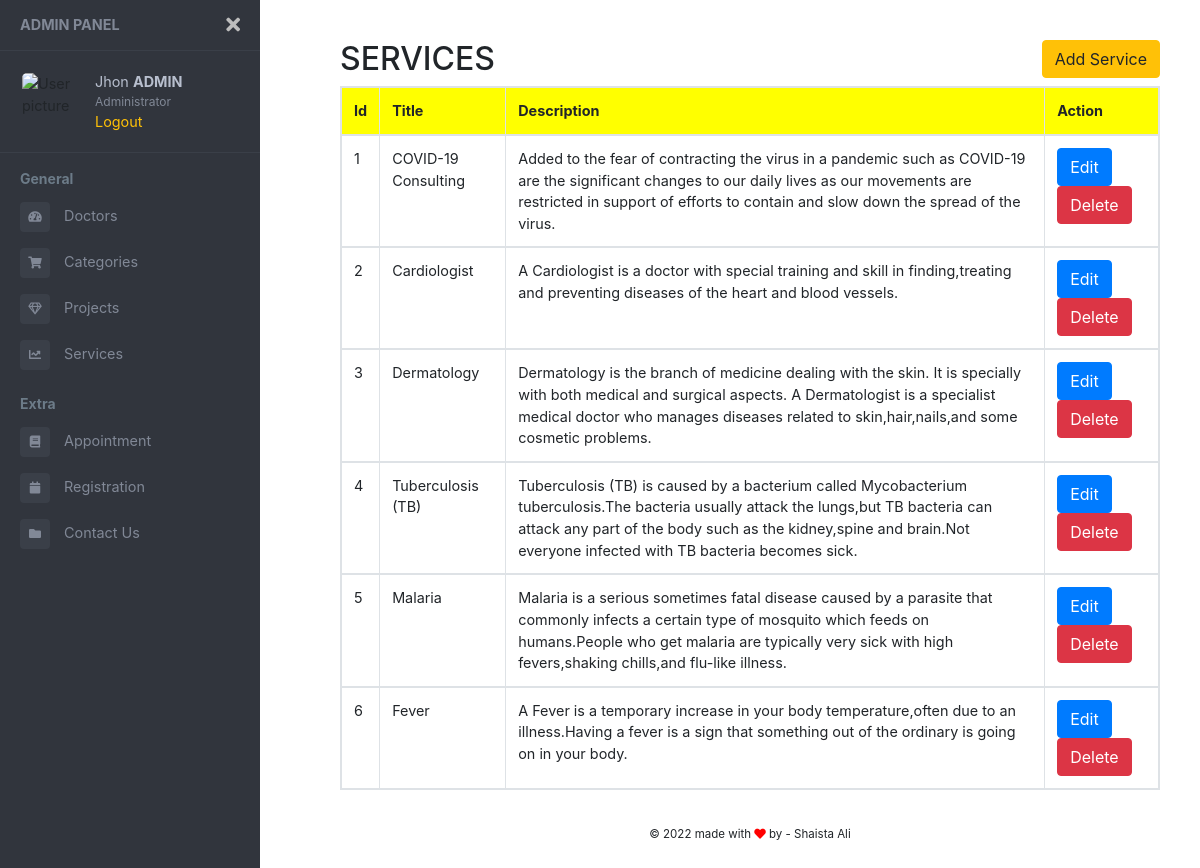
Page /admin/services.php (signed in) on the committed database.
### tables this page shows
CREATE TABLE `services` (
  `id` int(11) NOT NULL,
  `title` varchar(100) NOT NULL,
  `description` varchar(300) NOT NULL
);

### admin/services.php (the view, shortened to what this page needs)
<?php
  include "../connection.php";
?>
<!DOCTYPE html>
<html lang="en">
<head>
    <link rel="stylesheet" href="https://maxcdn.bootstrapcdn.com/bootstrap/4.0.0/css/bootstrap.min.css"
>
    <link href="https://use.fontawesome.com/releases/v5.0.6/css/all.css" rel="stylesheet">
    <link href="//maxcdn.bootstrapcdn.com/bootstrap/4.0.0/css/bootstrap.min.css" rel="stylesheet" id="bootstrap-css">
</head>
<body>
<div class="page-wrapper chiller-theme toggled">
  <nav id="sidebar" class="sidebar-wrapper">
    <div class="sidebar-content">
      <div class="sidebar-brand">
        <a href="#">Admin Panel</a>
        <div id="close-sidebar">
          <i class="fas fa-times"></i>
        </div>
      </div>
      <div class="sidebar-header">
        <div class="user-pic">
          <img class="img-responsive img-rounded" src="https://raw.githubusercontent.com/azouaoui-med/pro-sidebar-template/gh-pages/src/img/user.jpg"
            alt="User picture">
        </div>
        <div class="user-info">
          <span class="user-name">Jhon
            <strong class="text-uppercase"><?php echo $_SESSION['username'] ?></strong>
          </span>
          <span class="user-role">Administrator</span>
          <span>
            <a href="logout.php" class="text-warning">Logout</a>
          </span>
        </div>
      </div>
      <div class="sidebar-menu">
        <ul>
          <li class="header-menu">
            <span>General</span>
          </li>
          <li class="sidebar-dropdown">
            <a href="doctors.php">
              <i class="fa fa-tachometer-alt"></i>
              <span>Doctors</span>
            </a>
          </li>
          <li class="sidebar-dropdown">
            <a href="categories.php">
              <i class="fa fa-shopping-cart"></i>
              <span>Categories</span>
            </a>
          </li>
          <li class="sidebar-dropdown">
            <a href="projects.php">
              <i class="far fa-gem"></i>
              <span>Projects</span>
            </a>
          </li>
          <li class="sidebar-dropdown">
            <a href="services.php">
              <i class="fa fa-chart-line"></i>
              <span>Services</span>
            </a>
          </li>
          <li class="header-menu">
            <span>Extra</span>
          </li>
          <li>
            <a href="appointments.php">
              <i class="fa fa-book"></i>
              <span>Appointment</span>
            </a>
          </li>
          <li>
            <a href="registrations.php">
              <i class="fa fa-calendar"></i>
              <span>Registration</span>
            </a>
          </li>
          <li>
            <a href="contact-us.php">
              <i class="fa fa-folder"></i>
              <span>Contact Us</span>
            </a>
          </li>
        </ul>
      </div>
    </div>
  </nav>
  <main class="page-content">
    <div class="container-fluid">
      <div class="row">
        <div class="form-group col-md-12">
          <div class="row">
            <div class="col">
              <h2 class=" text-uppercase">Services</h2>
            </div>
            <div class="col text-right">
              <a href="add-service.php" class="btn btn-warning" data-toggle="modal" data-target="#myModal">Add Service</a>
            </div>
          </div>
          <table class="table table-bordered table-responsive">
            <tr>
              <thead style="background-color:yellow;">
                <th>Id</th>
                <th>Title</th>
                <th>Description</th>
                <th>Action</th>
              </thead>
            </tr>
            <?php
            $fetch = mysqli_query($con,"SELECT * FROM services");
            while ($row = mysqli_fetch_array($fetch)) {
            ?>
            <tr>
              <tbody>
                <td><?php echo $row['id']; ?></td>
                <td><?php echo $row['title']; ?></td>
                <td><?php echo $row['description']; ?></td>
                <td><a href="service-edit.php?id=<?php echo $row['id']; ?> " class="btn btn-primary">Edit</a> <a href="service-delete.php?id=<?php echo $row['id']; ?>" name="btn-delete" class="btn btn-danger">Delete</a></td>
              </tbody>
            </tr>
          <?php } ?>
          </table>
        </div>
      </div>
      <footer class="text-center">
        <div class="mb-2">
          <small>
            © 2022 made with <i class="fa fa-heart" style="color:red"></i> by - <a target="_blank">
              Shaista Ali
            </a>
          </small>
        </div>
      </footer>
    </div>
  </main>
</div>
</body>
</html>

### admin/services.php (style rules this page uses)
body { font-size: 0.9rem; }
.page-wrapper .sidebar-wrapper, .sidebar-wrapper .sidebar-brand > a, .sidebar-wrapper .sidebar-dropdown > a:after, .sidebar-wrapper .sidebar-menu .sidebar-dropdown .sidebar-submenu li a:before, .sidebar-wrapper ul li a i, .page-wrapper .page-content, .sidebar-wrapper .sidebar-search input.search-menu, .sidebar-wrapper .sidebar-search .input-group-text, .sidebar-wrapper .sidebar-menu ul li a, #show-sidebar, #close-sidebar { -webkit-transition: all 0.3s ease; -moz-transition: all 0.3s ease; -ms-transition: all 0.3s ease; -o-transition: all 0.3s ease; transition: all 0.3s ease; }
.page-wrapper { height: 100vh; }
.page-wrapper.toggled .sidebar-wrapper { left: 0px; }
@media screen and (min-width: 768px) { .page-wrapper.toggled .page-content { padding-left: 300px; } }
.sidebar-wrapper { width: 260px; height: 100%; max-height: 100%; position: fixed; top: 0; left: -300px; z-index: 999; }
.sidebar-wrapper ul { list-style-type: none; padding: 0; margin: 0; }
.sidebar-wrapper a { text-decoration: none; }
.sidebar-content { max-height: calc(100% - 30px); height: calc(100% - 30px); overflow-y: auto; position: relative; }
.sidebar-wrapper .sidebar-brand { padding: 10px 20px; display: flex; align-items: center; }
.sidebar-wrapper .sidebar-brand > a { text-transform: uppercase; font-weight: bold; flex-grow: 1; }
.sidebar-wrapper .sidebar-brand #close-sidebar { cursor: pointer; font-size: 20px; }
.sidebar-wrapper .sidebar-header { padding: 20px; overflow: hidden; }
.sidebar-wrapper .sidebar-header .user-pic { float: left; width: 60px; padding: 2px; border-radius: 12px; margin-right: 15px; overflow: hidden; }
.sidebar-wrapper .sidebar-header .user-pic img { object-fit: cover; height: 100%; width: 100%; }
.sidebar-wrapper .sidebar-header .user-info { float: left; }
.sidebar-wrapper .sidebar-header .user-info > span { display: block; }
.sidebar-wrapper .sidebar-header .user-info .user-role { font-size: 12px; }
.sidebar-wrapper .sidebar-menu { padding-bottom: 10px; }
.sidebar-wrapper .sidebar-menu .header-menu span { font-weight: bold; font-size: 14px; padding: 15px 20px 5px 20px; display: inline-block; }
.sidebar-wrapper .sidebar-menu ul li a { display: inline-block; width: 100%; text-decoration: none; position: relative; padding: 8px 30px 8px 20px; }
.sidebar-wrapper .sidebar-menu ul li a i { margin-right: 10px; font-size: 12px; width: 30px; height: 30px; line-height: 30px; text-align: center; border-radius: 4px; }
.page-wrapper .page-content { display: inline-block; width: 100%; padding-left: 0px; padding-top: 20px; }
.page-wrapper .page-content > div { padding: 20px 40px; }
.page-wrapper .page-content { overflow-x: hidden; }
.chiller-theme .sidebar-wrapper { background: #31353D; }
.chiller-theme .sidebar-wrapper .sidebar-header, .chiller-theme .sidebar-wrapper .sidebar-search, .chiller-theme .sidebar-wrapper .sidebar-menu { border-top: 1px solid #3a3f48; }
.chiller-theme .sidebar-wrapper .sidebar-header .user-info .user-role, .chiller-theme .sidebar-wrapper .sidebar-header .user-info .user-status, .chiller-theme .sidebar-wrapper .sidebar-search input.search-menu, .chiller-theme .sidebar-wrapper .sidebar-search .input-group-text, .chiller-theme .sidebar-wrapper .sidebar-brand>a, .chiller-theme .sidebar-wrapper .sidebar-menu ul li a, .chiller-theme .sidebar-footer>a { color: #818896; }
.chiller-theme .sidebar-wrapper .sidebar-menu ul li:hover>a, .chiller-theme .sidebar-wrapper .sidebar-menu .sidebar-dropdown.active>a, .chiller-theme .sidebar-wrapper .sidebar-header .user-info, .chiller-theme .sidebar-wrapper .sidebar-brand>a:hover, .chiller-theme .sidebar-footer>a:hover i { color: #b8bfce; }
.page-wrapper.chiller-theme.toggled #close-sidebar { color: #bdbdbd; }
.chiller-theme .sidebar-wrapper .sidebar-menu ul li a i, .chiller-theme .sidebar-wrapper .sidebar-menu .sidebar-dropdown div, .chiller-theme .sidebar-wrapper .sidebar-search input.search-menu, .chiller-theme .sidebar-wrapper .sidebar-search .input-group-text { background: #3a3f48; }
.chiller-theme .sidebar-wrapper .sidebar-menu .header-menu span { color: #6c7b88; }

### rows in the picture
services: id "1", title "COVID-19 Consulting", description "Added to the fear of contracting the virus in a pandemic such as COVID-19 are the significant changes to our daily lives as our movements are restricted in support of efforts to contain and slow down the spread of the virus."
services: id "2", title "Cardiologist", description "A Cardiologist is a doctor with special training and skill in finding,treating and preventing diseases of the heart and blood vessels."
services: id "3", title "Dermatology", description "Dermatology is the branch of medicine dealing with the skin. It is specially with both medical and surgical aspects. A Dermatologist is a specialist medical doctor who manages diseases related to skin,hair,nails,and some cosmetic problems."
services: id "4", title "Tuberculosis (TB)", description "Tuberculosis (TB) is caused by a bacterium called Mycobacterium tuberculosis.The bacteria usually attack the lungs,but TB bacteria can attack any part of the body such as the kidney,spine and brain.Not everyone infected with TB bacteria becomes sick."
services: id "5", title "Malaria", description "Malaria is a serious sometimes fatal disease caused by a parasite that commonly infects a certain type of mosquito which feeds on humans.People who get malaria are typically very sick with high fevers,shaking chills,and flu-like illness."
services: id "6", title "Fever", description "A Fever is a temporary increase in your body temperature,often due to an illness.Having a fever is a sign that something out of the ordinary is going on in your body."

### other values in the picture
$_SESSION['username'] "ADMIN"
